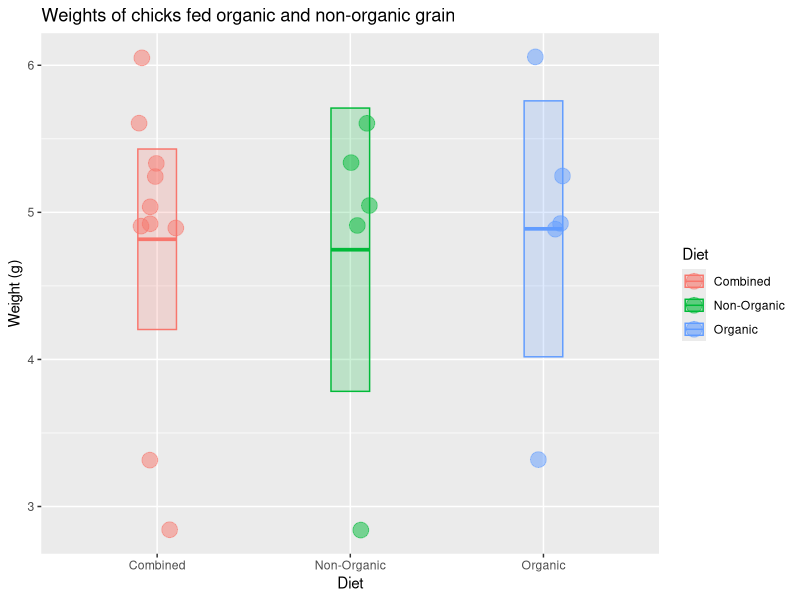

The R script that drew this image: (Note: this script raises an error after producing the figure.)
## ---- chunk 1
x <- c(6.05, 4.89, 3.32, 4.93, 5.25, 5.04, 4.91, 2.84, 5.60, 5.34)
x
## ---- chunk 2
length(x)  # sample size
median(x)  # median value
mean(x)    # mean value
sd(x)      # standard deviation
## ---- chunk 3
n <- length(x) # sample size
n
sem <- sd(x) / sqrt(n) # standard error of the mean
sem
## ---- chunk 4
mean(x) + 1.96 * sem                             # upper limit
mean(x) - 1.96 * sem                             # lower limit
c(mean(x) + 1.96 * sem, mean(x) - 1.96 * sem)    # both limits combine
## ---- chunk 5
x <- x
library(tidyverse)

# check to make sure you did the part above correctly
# if not, generate some fake x data
if (!exists("x") | !is.numeric(x) | !length(x) == 10) x <- rep(1, 10)

# put the chick data into a data frame
chick_data <-
  tibble::tibble(
    diet = rep(c("Combined", "Combined", "Organic", "Non-Organic"), each = 5),
    weight = c(x, x)
  )

# summarize the chick weights by diet
chick_summary <-
  chick_data %>% 
  group_by(diet) %>% 
  summarize(
    mean = mean(weight),
    median = median(weight),
    sd = sd(weight),
    n = n(),
    sem = sd / sqrt(n),
    upper = mean + 1.96 * sem,   # upper confidence limit
    lower = mean - 1.96 * sem,   # lower confidence limit
    .groups = "drop"
  )

# plot chick weights
ggplot(chick_data, aes(x = diet, y = weight, color = diet, fill = diet)) +
  geom_jitter(size = 5, shape = 21, alpha = 0.5, width = 0.1) +
  geom_crossbar(
    mapping = aes(ymin = lower, ymax = upper, y = mean), 
    data = chick_summary,
    width = 0.2, alpha = 0.2
  ) +
  labs(
    title = "Weights of chicks fed organic and non-organic grain",
    x = "Diet",
    color = "Diet",
    fill = "Diet",
    y = "Weight (g)"
  )

## ---- chunk 6
sessioninfo::session_info()
